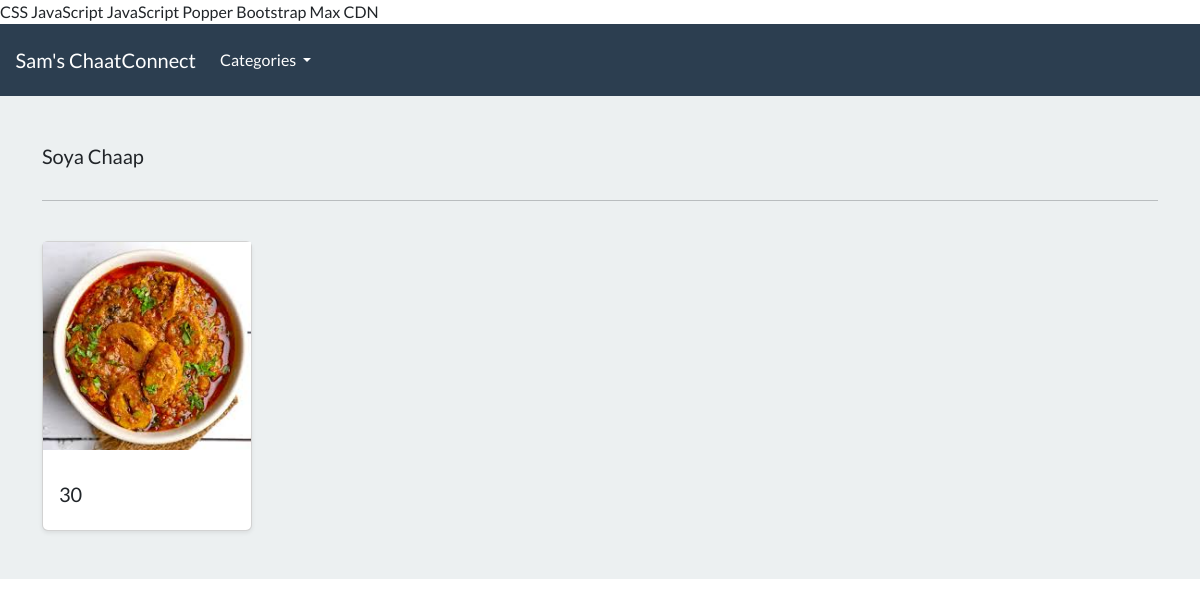
/search/soya-chaap, run on the app's committed database.
### food/models.py (models this page shows, shortened)
class Category(models.Model):
    name = models.CharField(max_length=250, db_index=True)
    slug = models.SlugField(max_length = 250 , unique=True)
    class Meta:
        verbose_name_plural = 'categories'
    def get_absolute_url(self):
        return reverse('list-category', args=[self.slug])

class Product(models.Model):
    Category = models.ForeignKey(Category, related_name='product', on_delete=models.CASCADE, null=True)
    title = models.CharField(max_length= 250)
    slug = models.SlugField(max_length=250, unique=True)
    ingredients = models.TextField()
    instructions = models.TextField()
    prep_time = models.IntegerField(help_text='Preparation time in minutes')
    image = models.ImageField(upload_to='imagees/')
    class Meta:
        verbose_name_plural = 'Products'
    def get_absolute_url(self):
        return reverse('product-details', args=[self.slug])

### food/views.py (the view)
# urls.py: path('search/<slug:category_slug>', views.list_category, name='list-category'),
def list_category(request, category_slug=None):
    category = get_object_or_404(Category, slug=category_slug)
    products = Product.objects.filter(Category=category)
    return render(request, 'food/list-category.html', {'category': category, 'products': products})

### food/views.py (called while the page is built)
def categories(request):
    all_categories = Category.objects.all()
    return {'all_categories': all_categories}

### food/templates/food/list-category.html (shortened to what this page needs)
{% extends "./base.html" %}
{% load static %}
{% block content %}
<main>
  <div class="album py-5 bg-light">
    <div class="container">
      <div class="pb-3 h5"> {{category.name | capfirst}} </div>
      <hr>
      <br>
      <div class="row row-cols-1 row-cols-sm-2 row-cols-md-5 g-3">
        {% for product in  products %}
        <div class="col">
          <div class="card shadow-sm">
          <img class="img-fluid" alt="Responsive image" src="{{product.image.url}}">
            <div class="card-body">
              <div class="d-flex justify-content-between align-items-center">
                <h5> {{product.prep_time}} </h5>
              </div>
            </div>
          </div>
        </div>
        {% endfor %}
      </div>
    </div>
  </div>
</main>
{% endblock %}

### data on the page
Category: name "Soya Chaap"
Product: image (picture), prep_time "30"
